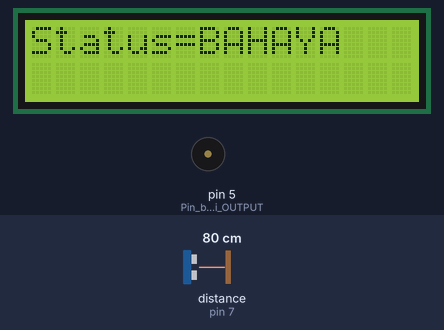
The sketch below on a simulated Arduino Uno, built with avr-gcc and run on an emulated ATmega328P. Parts: 16×2 character LCD, buzzer (waves = sounding). Wiring (inferred from the names in the program): ultrasonic range finder: trigger pin 6; echo pin 7. The test bench sets the inputs (shaded band); at power-on: distance to the obstacle (sensor on pin 7) 80 cm. The echo pulse lasts 58.3 µs per cm.

Above: at 3.26 s.
3.3 s: distance to the obstacle (sensor on pin 7) set to 97 cm
5.1 s: distance to the obstacle (sensor on pin 7) set to 104 cm
At 5.32 s:
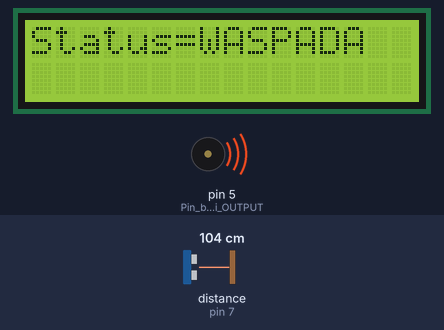
7.5 s: distance to the obstacle (sensor on pin 7) set to 197 cm
At 8.5 s:
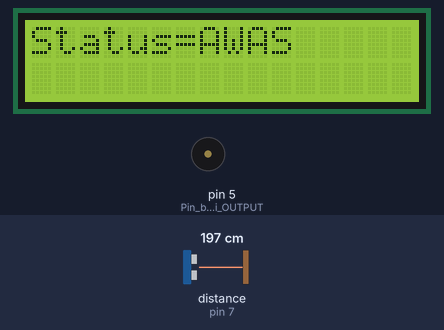
10.5 s: distance to the obstacle (sensor on pin 7) set to 205 cm
At 11.3 s:
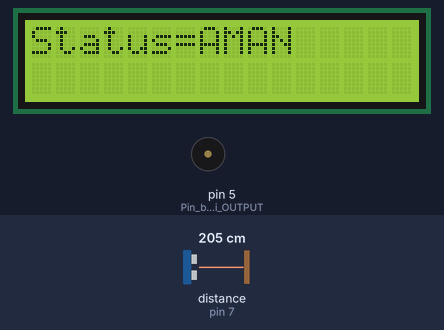
12.1 s: distance to the obstacle (sensor on pin 7) set to 2 cm
At 12.25 s:
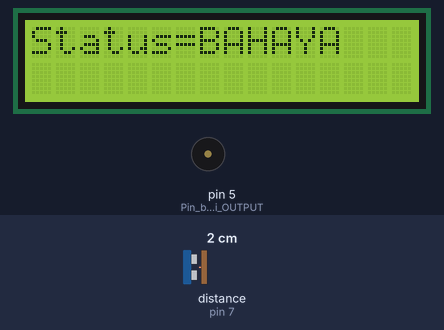
14.1 s: distance to the obstacle (sensor on pin 7) set to 120 cm
At 14.58 s:
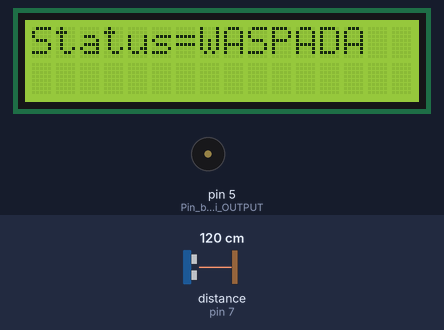
Timing chart, 0 to 18.1 s (numbered marks = the images above; inputs shaded):
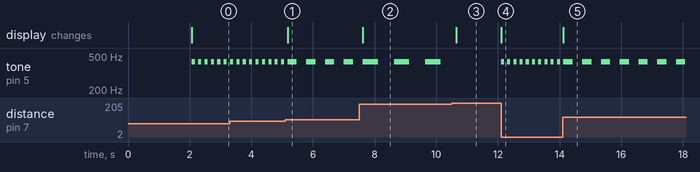

Measured:
- the behaviour switches between 100 and 101 cm on distance to the obstacle (sensor on pin 7) (found by bisection; images 0 and 1)
- the behaviour switches between 200 and 201 cm on distance to the obstacle (sensor on pin 7) (found by bisection; images 2 and 3)
- after the input at 5.1 s, tone on pin 5 (Pin_buzzer_sebagai_OUTPUT): alternates 430 Hz for 0.30 s and silent for 0.31 s, starting after 0.38 s; the display: changes after 0.08 s (image 1)
- after the input at 7.5 s, tone on pin 5 (Pin_buzzer_sebagai_OUTPUT): alternates 430 Hz for 0.50 s and silent for 0.51 s, starting after 0.62 s; the display: changes after 0.12 s (image 2)
- after the input at 10.5 s, tone on pin 5 (Pin_buzzer_sebagai_OUTPUT): stays silent (without the input it goes to 430 Hz after 0.16 s); the display: changes after 0.16 s (image 3)
- after the input at 12.1 s, tone on pin 5 (Pin_buzzer_sebagai_OUTPUT): alternates 430 Hz for 0.10 s and silent for 0.10 s, starting at once; the display: changes at once (image 4)
- after the input at 14.1 s, tone on pin 5 (Pin_buzzer_sebagai_OUTPUT): alternates 430 Hz for 0.30 s and silent for 0.31 s, starting after 0.33 s; the display: changes at once (image 5)
- by itself, tone on pin 5 (Pin_buzzer_sebagai_OUTPUT): alternates 430 Hz for 0.10 s and silent for 0.11 s

The sketch:

code_alarm_parkir_kendaraan.ino
```cpp
/*** DESAIN DAN SIMULASI ALARM PARKIR KENDARAAN
 *  ELECTRONICS TIPS & TRICK
 *  TINKERCAD SIMULATION
 */

 /***************************
ALARM PARKIR KENDARAAN
****************************/
/*** DESAIN DAN SIMULASI ALARM PARKIR KENDARAAN
 *  ELECTRONICS TIPS & TRICK
 *  TINKERCAD SIMULATION
 */

 /***************************
ALARM PARKIR KENDARAAN
****************************/

// Pendefinisian Pin dan Library:
#define TRIGPIN 6
#define ECHOPIN 7
#include <LiquidCrystal.h>
LiquidCrystal lcd(8, 9,10,11,12,13);
int jarak, timer; // Deklarasi variabel

// Membuat Fungsi Setup
void setup() {
  lcd.begin(16, 2);
  lcd.print("   ALARM PARKIR");
  lcd.setCursor(0, 1);
  lcd.print("      MOBIL    ");
  delay(2000);
  lcd.clear();
  lcd.print("Status=");

  pinMode(ECHOPIN, INPUT);
  pinMode(TRIGPIN, OUTPUT);
  pinMode(5, OUTPUT); // Pin buzzer sebagai OUTPUT
}

// Membuat fungsi loop untuk pengukuran jarak
void loop() {
  // Proses pengukuran jarak menggunakan sensor ultrasonik
  digitalWrite(TRIGPIN, LOW);
  delayMicroseconds(2);
  digitalWrite(TRIGPIN, HIGH);
  delayMicroseconds(10);
  digitalWrite(TRIGPIN, LOW);
  timer = pulseIn(ECHOPIN, HIGH);
  jarak = timer / 58;

  // Logika status dan jarak alarm
  if (jarak > 200) { // Status AMAN: jarak > 200 cm → Tidak ada alarm.
      lcd.setCursor(7, 0);
      lcd.print("AMAN   ");
      noTone(5); // Matikan buzzer sepenuhnya
  }
  else if (jarak > 150) { // Status AWAS:  Jarak 150-200 cm → Buzzer berbunyi dengan interval 500 ms.
      lcd.setCursor(7, 0);
      lcd.print("AWAS   ");
      tone(5, 430); // Buzzer menyala
      delay(500);
      noTone(5); // Matikan buzzer
      delay(500);
  }
  else if (jarak > 100) { // Status WASPADA: Jarak 100-150 cm → Buzzer berbunyi dengan interval 300 ms.
      lcd.setCursor(7, 0);
      lcd.print("WASPADA");
      tone(5, 430); // Buzzer menyala
      delay(300);
      noTone(5); // Matikan buzzer
      delay(300);
  }
  else { // Status BAHAYA: Jarak ≤ 100 cm → Buzzer berbunyi dengan interval 100 ms.
      lcd.setCursor(7, 0);
      lcd.print("BAHAYA ");
      tone(5, 430); // Buzzer menyala
      delay(100);
      noTone(5); // Matikan buzzer
      delay(100);
  }
}
```
